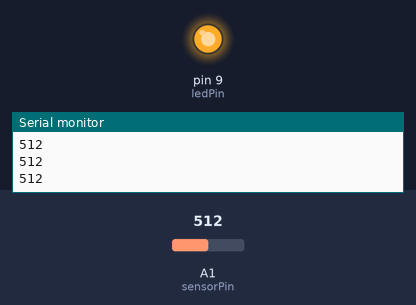
The sketch below on a simulated Arduino Uno, built with avr-gcc and run on an emulated ATmega328P. On the bench: output pins drawn as LEDs (lit = HIGH), the last lines printed to the serial monitor. The test bench sets the inputs (shaded band); at power-on: A1 (sensorPin) = 512.

Above: at 1.3 s.
1.4 s: A1 (sensorPin) set to 122
At 2.0 s:
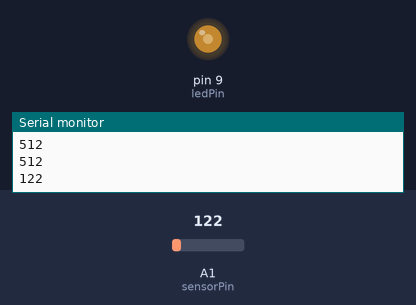
3.0 s: A1 (sensorPin) set to 0
At 4.2 s:
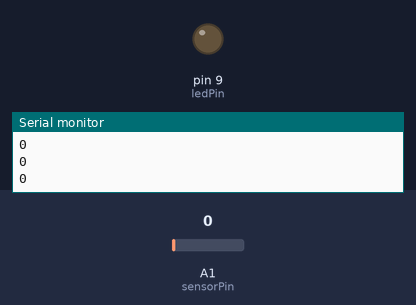
4.5 s: A1 (sensorPin) set to 306
At 5.6 s:
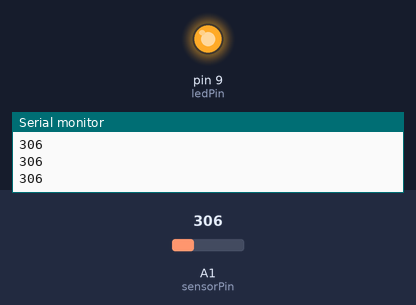
Timing chart, 0 to 7.5 s (numbered marks = the images above; inputs shaded):
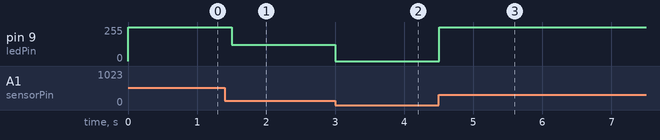

The sketch:

photoresistor_led.ino
```cpp
int sensorPin = A1;    // select the input pin for the potentiometer
int ledPin = 9;      // select the pin for the LED
int sensorValue = 0;  // variable to store the value coming from the sensor

void setup() {
  // declare the ledPin as an OUTPUT:
  Serial.begin(115200);
  pinMode(ledPin, OUTPUT);
  pinMode(sensorPin, INPUT);

}

void loop() {
  // read the value from the sensor:
  sensorValue = analogRead(sensorPin);
  Serial.println(sensorValue);
  analogWrite(ledPin,sensorValue);
  delay(500);

}
```

Measured:
- after the input at 1.4 s, pin 9 (ledPin): 255/255 → 122/255 after 0.10 s
- after the input at 3.0 s, pin 9 (ledPin): 122/255 → 0/255 at once
- after the input at 4.5 s, pin 9 (ledPin): 0/255 → 255/255 at once
